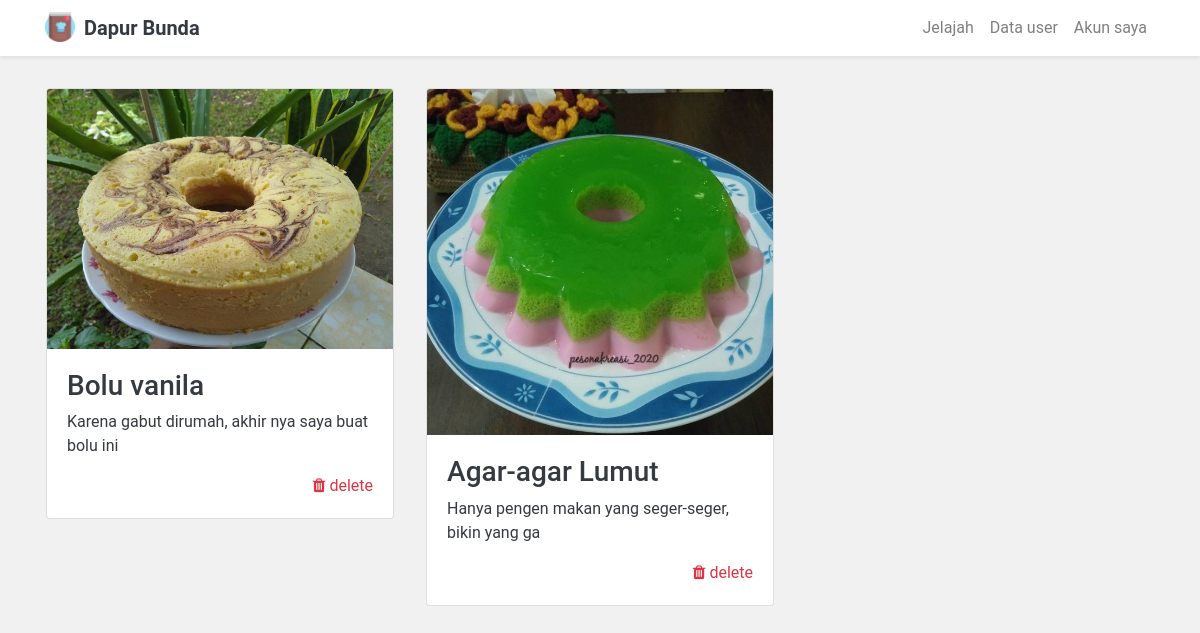
/admin/detail-user.php?id=1 (signed in), run on the app's committed database.
### tables this page shows
CREATE TABLE `resep` (
  `id_resep` int(11) NOT NULL,
  `judul_resep` varchar(50) NOT NULL,
  `caption` text NOT NULL,
  `bahan` text NOT NULL,
  `langkah` text NOT NULL,
  `gambar` varchar(250) NOT NULL DEFAULT 'no-photo.jpg',
  `id_profile` int(11) NOT NULL
);

### admin/detail-user.php (the view, shortened to what this page needs)
<?php
require('../config/conn.php');
function query($query) {
    global $conn;
    $result = mysqli_query($conn, $query);
    $rows = [];
    while( $row = mysqli_fetch_assoc($result) ) {
        $rows[] = $row;
    }
    return $rows;
}
if (isset($_GET['id'])) {
    $idProfile = $_GET['id'];
    $dataResep = query("SELECT * FROM RESEP LEFT JOIN profile using(id_profile) WHERE id_profile = $idProfile");
} else {
    header('Location: data-user.php');
}
?>
<!DOCTYPE html>
<html>
<head>
    <link rel="stylesheet" href="https://cdnjs.cloudflare.com/ajax/libs/font-awesome/4.7.0/css/font-awesome.min.css" type="text/css">
    <link rel="stylesheet" href="https://stackpath.bootstrapcdn.com/bootstrap/4.1.3/css/bootstrap.min.css">
    <link rel="stylesheet" href="../assets/css/style.css">
</head>
<body>
    <?php
        include_once('../components/navbar-admin.php')
    ?>
    <div class="py-4 mt-5">
        <div class="container">
            <div class="row">
            <?php foreach($dataResep as $row) : ?>
                <div class="col-md-4 p-3">
                    <a style="text-decoration: none" class="text-dark" href="resep.php?id=<?= $row['id_resep'] ?>">
                        <div class="card box-shadow">
                            <img class="card-img-top" src="../public/uploads/<?= $row['gambar'] ?>">
                            <div class="card-body">
                                <h3 class="card-text"><?= $row['judul_resep'] ?></h3>
                                <p class="card-text"><?= substr($row['caption'], 0, 50) ?></p>
                                <a href="functions/delete-recipe.php?id=<?= $row['id_resep'] ?>" class="card-link text-danger float-right mt-3" onclick="return confirm('Yakin ingin menghapus resep?')">
                                    <i class="fa fa-trash"></i> delete
                                </a>
                            </div>
                        </div>
                    </a>
                </div>
            <?php endforeach; ?>
            </div>
        </div>
    </div>
</body>
</html>

### assets/css/style.css (style rules this page uses)
* { padding: 0; margin: 0; box-sizing: border-box; }
body { background-color: #f1f1f1; font-family: 'roboto', sans-serif; }

### data on the page
resep: gambar (picture), judul_resep "Bolu vanila", caption "Karena gabut dirumah, akhir nya saya buat bolu ini"
resep: gambar (picture), judul_resep "Agar-agar Lumut", caption "Hanya pengen makan yang seger-seger, bikin yang ga"
